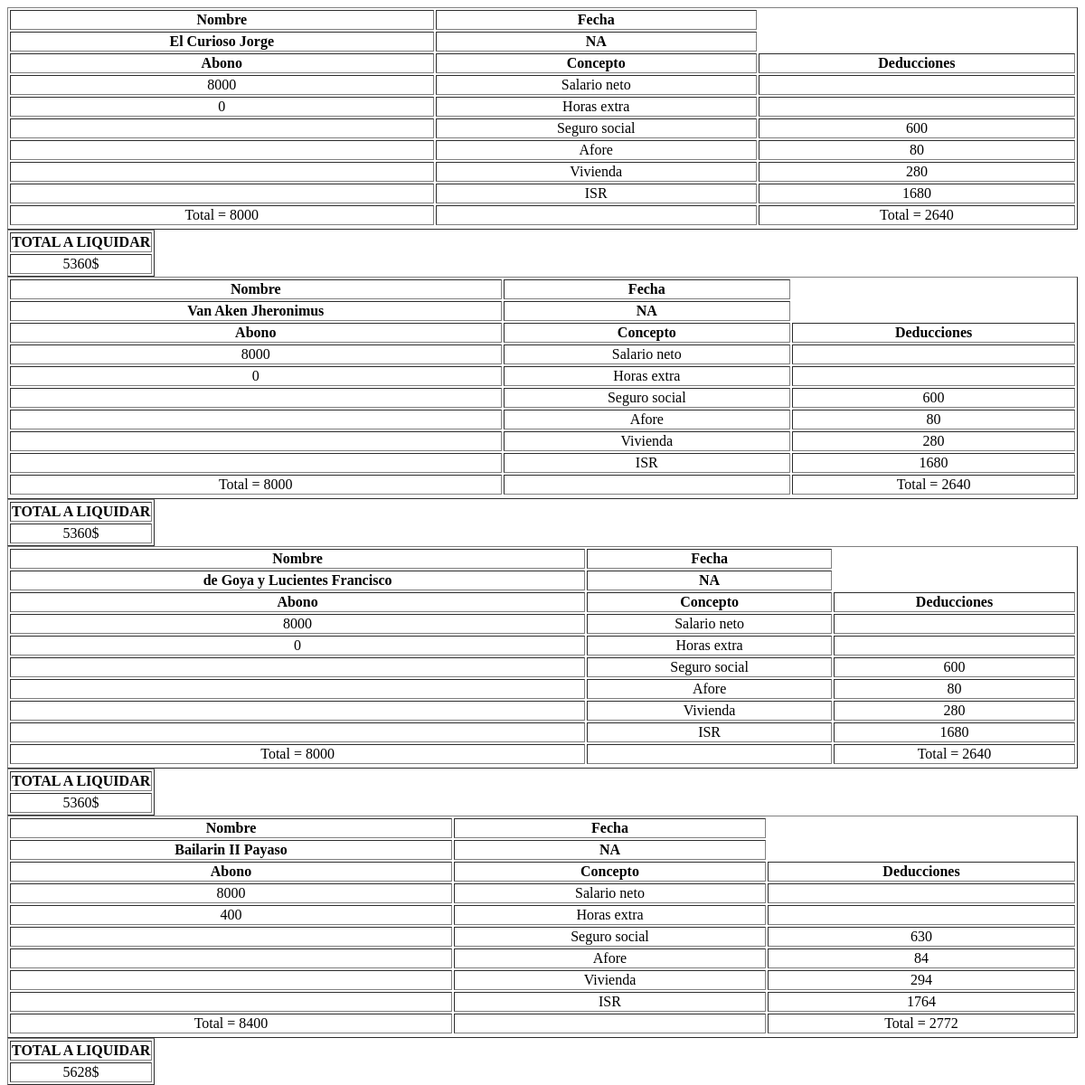
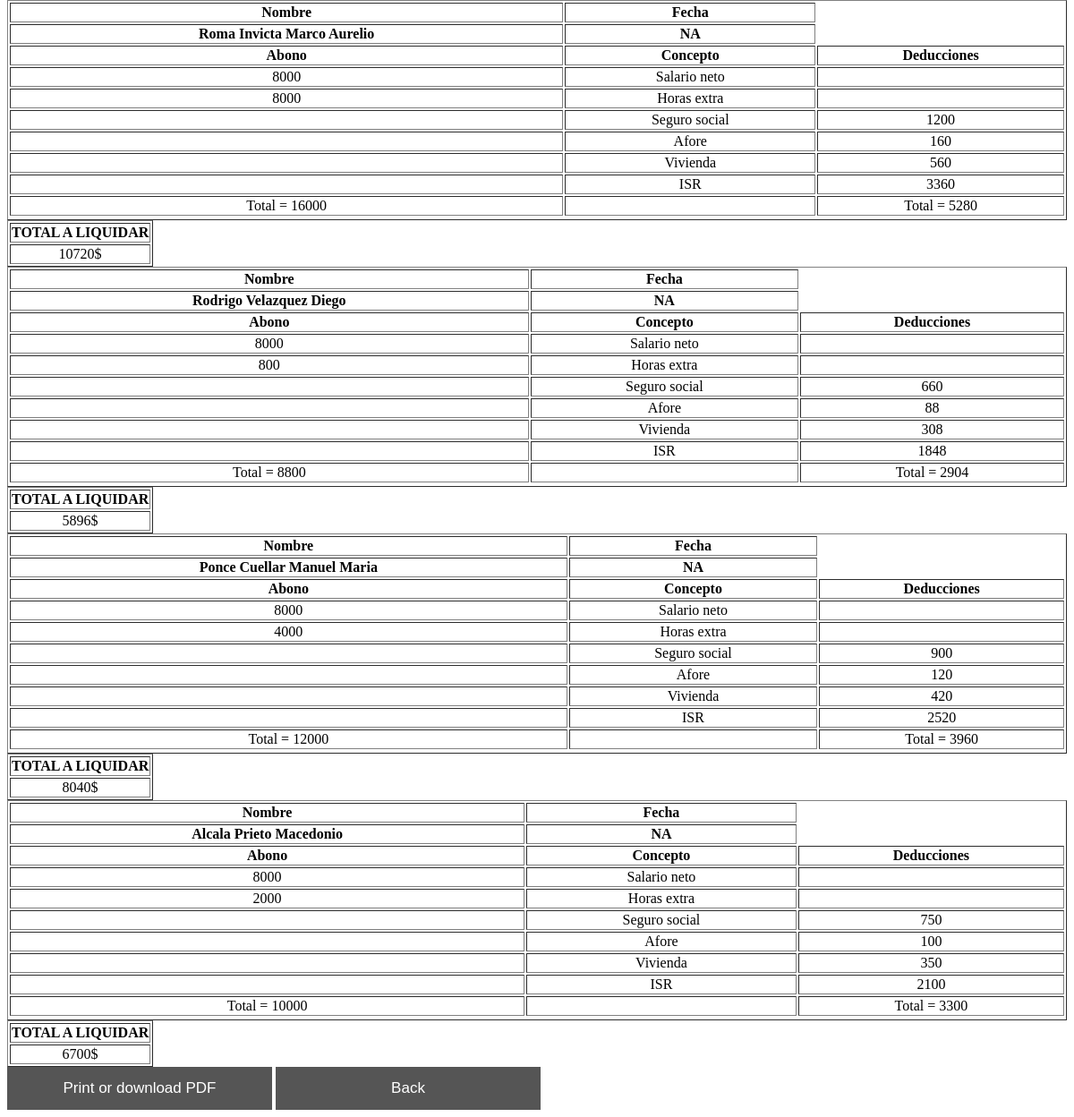
Screenshot of /Proy_Fin/General_Payroll.php with the database file from the repository (2 pictures, top to bottom).
### tables this page shows
create table workers (

id int auto_increment , nombre varchar(50) , apellido_paterno varchar(50), apellido_materno varchar(50) , work_hours int ,  primary key (id)


);

create table worker_wage (

	worker_id int auto_increment , normal_hour float , extra_hour float , primary key (worker_id)

);

### Proy_Fin/General_Payroll.php (the view, shortened to what this page needs)
<!DOCTYPE html>
<html lang="en" dir="ltr">
  <head>
  </head>
  <body>
    <?php
    $conn = new mysqli("localhost" , "root" , "superman" , "business_1");
    $data = $conn->query("SELECT * from workers;");
    $wa =   $conn->query("SELECT * from worker_wage , workers WHERE worker_id = id;");
  while ($t = mysqli_fetch_array($data)){
    $f = "NA";
    $n = $t ['apellido_paterno']; $n .= " "; $n .= $t['apellido_materno'];  $n .= " "; $n .=  $t['nombre'];
    $h = $t ['work_hours'];
    while ($d = mysqli_fetch_array($wa)){
    $w = $d ['normal_hour'];
  }
    $isr = 0;
    if ($h > 40){
      $extra_hours = ($h - 40 );
      $net_wage = $w * 40 + ($extra_hours * $w * 2);
    }else{
      $net_wage = $w * $h;
      $extra_hours = 0;
    }
    $ss = $net_wage * 0.075;
    $afore =  abs($net_wage * 0.065 - $ss);
    $vi = abs($net_wage * 0.05 - $ss - $afore);
    if ($net_wage > 1000){
      $isr = abs(0.33 * $net_wage - $ss - $afore - $vi);
    }else{
      $isr = abs(0.25 * $net_wage - $ss - $afore - $vi);
    }
     ?>
      <table border = "1px" style = "text-align:center; width:100%;">
        <thead>
          <th>Nombre</th>
          <th>Fecha</th>
        </thead>
        <thead>
          <th><?php echo $n; ?></th>
          <th><?php echo $f; ?></th>
        </thead>
        <thead>
          <th>Abono</th>
          <th>Concepto</th>
          <th>Deducciones</th>
        </thead>
        <tbody>
          <tr>
            <td><?php echo $net_wage - ($extra_hours * $w * 2) ; ?></td>
            <td>Salario neto</td>
            <td></td>
          </tr>
          <tr>
            <td><?php echo ($extra_hours * $w * 2) ; ?></td>
            <td>Horas extra</td>
            <td></td>
          </tr>
          <tr>
            <td></td>
            <td>Seguro social</td>
            <td><?php echo $ss; ?></td>
          </tr>
          <tr>
            <td></td>
            <td>Afore</td>
            <td><?php echo $afore; ?></td>
          </tr>
          <tr>
            <td></td>
            <td>Vivienda</td>
            <td><?php echo $vi;?></td>
          </tr>
          <tr>
            <td></td>
            <td>ISR</td>
            <td><?php echo $isr ; ?></td>
          </tr>
          <tr>
            <td>Total = <?php echo $net_wage; ?></td>
            <td></td>
            <td>Total = <?php echo $ss + $afore + $vi + $isr; ?></td>
          </tr>
        </tbody>
      </table>
      <table border= "1px" style="text-align:center;">
        <thead>
          <th>TOTAL A LIQUIDAR</th>
        </thead>
        <tbody>
          <tr>
            <td><?php echo $net_wage - ($ss + $afore + $vi + $isr); ?>$</td>
          </tr>
        </tbody>
      </table>
    <?php } ?>
      <div class="s">
        <button onclick="window.print()">Print or download PDF</button>
        <button onclick="window.location.href = 'manage_workers.php'">Back</button>
      </div>
  </body>
</html>

### Proy_Fin/General_Payroll.php (style rules this page uses)
button { background-color: #555; color: white; float: center; border: none; outline: none; cursor: pointer; padding: 14px 16px; font-size: 17px; width: 25%; }

### rows the page displays
workers: n "El Curioso Jorge", f "NA", $net_wage-($extra_hours*$w*2) "8000", $extra_hours*$w*2 "0", work_hours.normal_hour "600", work_hours.normal_hour "80", work_hours.normal_hour "280", work_hours.normal_hour "1680", work_hours.normal_hour "8000", $ss + $afore + $vi + $isr "2640", $net_wage - ($ss + $afore + $vi + $isr) "5360"
workers: n "Van Aken Jheronimus", f "NA", $extra_hours*$w*2 "0"
worker_wage: $net_wage-($extra_hours*$w*2) "8000", normal_hour.work_hours "600", normal_hour.work_hours "80", normal_hour.work_hours "280", normal_hour.work_hours "1680", normal_hour.work_hours "8000", $ss + $afore + $vi + $isr "2640", $net_wage - ($ss + $afore + $vi + $isr) "5360", normal_hour.work_hours "630", normal_hour.work_hours "84", normal_hour.work_hours "294", normal_hour.work_hours "1764", normal_hour.work_hours "8400", $ss + $afore + $vi + $isr "2772", $net_wage - ($ss + $afore + $vi + $isr) "5628", normal_hour.work_hours "1200", normal_hour.work_hours "160", normal_hour.work_hours "560", normal_hour.work_hours "3360", normal_hour.work_hours "16000", $ss + $afore + $vi + $isr "5280", $net_wage - ($ss + $afore + $vi + $isr) "10720", normal_hour.work_hours "660", normal_hour.work_hours "88", normal_hour.work_hours "308", normal_hour.work_hours "1848", normal_hour.work_hours "8800", $ss + $afore + $vi + $isr "2904", $net_wage - ($ss + $afore + $vi + $isr) "5896", normal_hour.work_hours "900", normal_hour.work_hours "120", normal_hour.work_hours "420", normal_hour.work_hours "2520", normal_hour.work_hours "12000", $ss + $afore + $vi + $isr "3960", $net_wage - ($ss + $afore + $vi + $isr) "8040", normal_hour.work_hours "750", normal_hour.work_hours "100", normal_hour.work_hours "350", normal_hour.work_hours "2100", normal_hour.work_hours "10000", $ss + $afore + $vi + $isr "3300", $net_wage - ($ss + $afore + $vi + $isr) "6700"
workers: n "de Goya y Lucientes Francisco", f "NA", $extra_hours*$w*2 "0"
workers: n "Bailarin II Payaso", f "NA", $extra_hours*$w*2 "400"
workers: n "Roma Invicta Marco Aurelio", f "NA", $extra_hours*$w*2 "8000"
workers: n "Rodrigo Velazquez Diego", f "NA", $extra_hours*$w*2 "800"
workers: n "Ponce Cuellar Manuel Maria", f "NA", $extra_hours*$w*2 "4000"
workers: n "Alcala Prieto Macedonio", f "NA", $extra_hours*$w*2 "2000"
